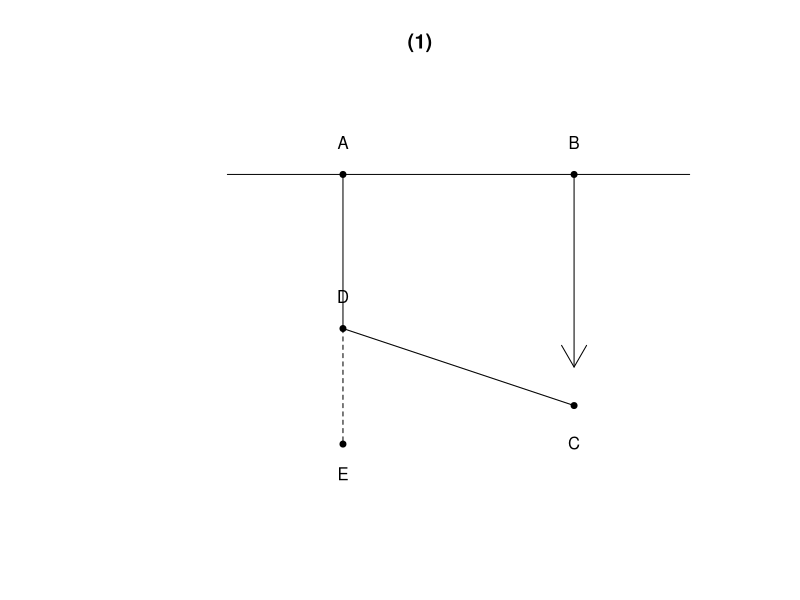

This chart was generated by the following R code: (Note: this script raises an error after producing the figure.)
setwd("C:/Users/18904/Github/junior-mathematics/codes")
# week28: geometry drawing problems

# week28-1: four points drawing (复习题四)
drawFourPts=function(){
 plot(0,0,type="n",xlim=c(-1,5),ylim=c(-1,4),asp=1,xaxt="n",yaxt="n",xlab="",ylab="",bty="n",main="(1)")
 # A(1,3), B(4,3), C(4,0), D(1,1)
 segments(-0.5,3,5.5,3,lty=1) # line AB
 arrows(4,3,4,0.5,lwd=1) # ray BC downward
 segments(1,1,4,0,lty=1) # segment CD
 segments(1,3,1,1,lty=1) # segment DA
 # reverse extend DA to E
 segments(1,1,1,-0.5,lty=2)
 points(c(1,4,4,1,1),c(3,3,0,1,-0.5),pch=19,cex=0.8)
 text(1,3.2,"A",pos=3);text(4,3.2,"B",pos=3);text(4,-0.3,"C",pos=1);text(1,1.2,"D",pos=3);text(1,-0.7,"E",pos=1)
}

# week28-2: cylinder three views (复习题八)
drawCylinderViews=function(){
 par(mfrow=c(1,3),mar=c(2,1,2,1))
 # front: rectangle
 plot(0,0,type="n",xlim=c(-1,3),ylim=c(-1,3),asp=1,xaxt="n",yaxt="n",xlab="",ylab="",bty="n",main="(1) Front")
 rect(0,0,2,2,lty=1)
 # left: circle
 plot(0,0,type="n",xlim=c(-1.5,1.5),ylim=c(-1.5,1.5),asp=1,xaxt="n",yaxt="n",xlab="",ylab="",bty="n",main="(2) Left")
 theta=seq(0,2*pi,length.out=100);lines(cos(theta),sin(theta),lty=1)
 # top: rectangle
 plot(0,0,type="n",xlim=c(-1,3),ylim=c(-1,3),asp=1,xaxt="n",yaxt="n",xlab="",ylab="",bty="n",main="(3) Top")
 rect(0,0,2,2,lty=1)
}

# week28-3: quadrilateral midpoints (复习题十三)
drawQuadMid=function(){
 plot(0,0,type="n",xlim=c(-1,5),ylim=c(-1,5),asp=1,xaxt="n",yaxt="n",xlab="",ylab="",bty="n",main="(1)")
 A=c(2,4);B=c(0,2);C=c(1,0);D=c(4,1)
 E=(A+B)/2;F=(B+C)/2;G=(C+D)/2;H=(D+A)/2
 quad=rbind(A,B,C,D,A)
 lines(quad[,1],quad[,2],lty=1)
 lines(rbind(E,F,G,H,E)[,1],rbind(E,F,G,H,E)[,2],lty=2)
 points(rbind(A,B,C,D),pch=19,cex=0.8)
 points(rbind(E,F,G,H),pch=17,cex=0.6)
 text(A[1],A[2]+0.2,"A",pos=3);text(B[1]-0.2,B[2],"B",pos=2);text(C[1],C[2]-0.2,"C",pos=1);text(D[1]+0.2,D[2],"D",pos=3)
 text(E[1],E[2]+0.2,"E",pos=3);text(F[1]-0.2,F[2],"F",pos=2);text(G[1],G[2]-0.2,"G",pos=1);text(H[1]+0.2,H[2],"H",pos=3)
}

cairo_pdf("../figures/week28-1.pdf",width=4,height=4,family="sans");drawFourPts();dev.off()
svglite::svglite("../figures/week28-1.svg",width=4,height=4);drawFourPts();dev.off()
cairo_pdf("../figures/week28-2.pdf",width=8,height=3,family="sans");drawCylinderViews();dev.off()
svglite::svglite("../figures/week28-2.svg",width=8,height=3);drawCylinderViews();dev.off()
cairo_pdf("../figures/week28-3.pdf",width=4,height=4,family="sans");drawQuadMid();dev.off()
svglite::svglite("../figures/week28-3.svg",width=4,height=4);drawQuadMid();dev.off()
